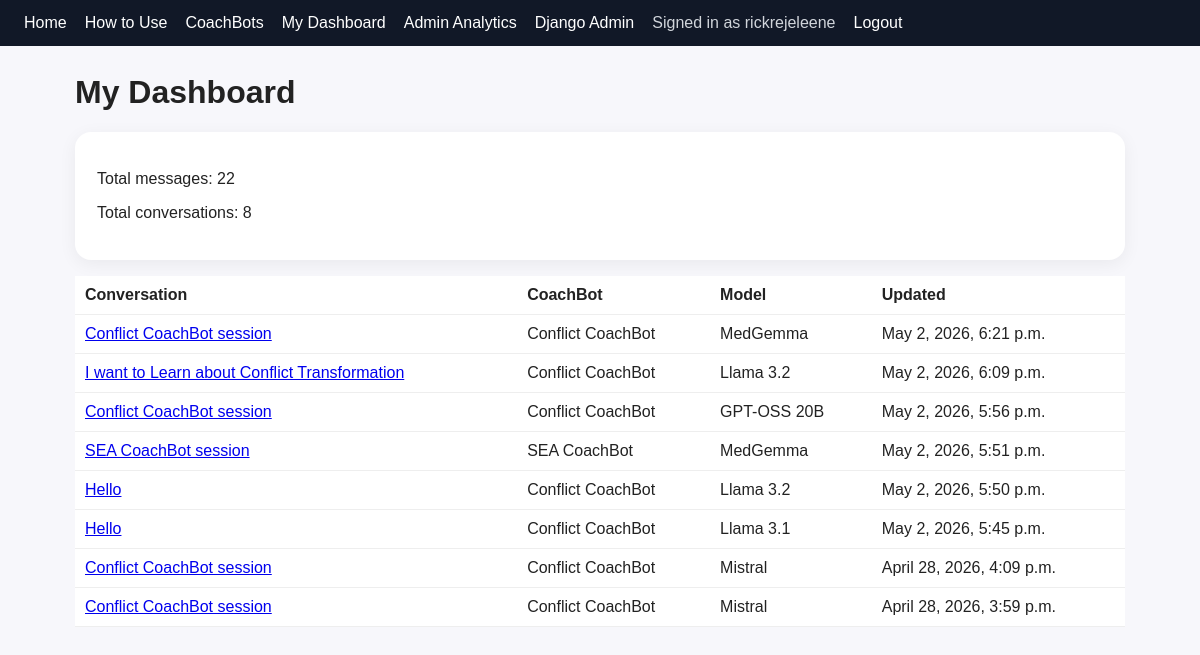
The page /chat/dashboard/ (signed in) on the database its author committed.
### conversations/models.py (models this page shows, shortened)
class Conversation(models.Model):
    user = models.ForeignKey(
        settings.AUTH_USER_MODEL,
        on_delete=models.CASCADE,
        null=True,
        blank=True,
    )
    guest_name = models.CharField(max_length=150, blank=True)
    chatbot = models.ForeignKey(Chatbot, on_delete=models.PROTECT)
    model = models.ForeignKey(
        OllamaModel,
        on_delete=models.PROTECT,
        null=True,
        blank=True,
    )
    title = models.CharField(max_length=200, default="New conversation")
    created_at = models.DateTimeField(auto_now_add=True)
    updated_at = models.DateTimeField(auto_now=True)
    class Meta:
        ordering = ["-updated_at"]

### bots/models.py (models this page shows, shortened)
class Chatbot(models.Model):
    name = models.CharField(max_length=120, unique=True)
    framework = models.CharField(max_length=80)
    description = models.TextField()
    system_prompt = models.TextField()
    is_active = models.BooleanField(default=True)

class OllamaModel(models.Model):
    name = models.CharField(max_length=100, unique=True)
    display_name = models.CharField(max_length=120)
    description = models.TextField(blank=True)
    is_active = models.BooleanField(default=True)

### conversations/views.py (the view)
# urls.py: path('dashboard/', views.my_dashboard, name='my_dashboard'),
@login_required
def my_dashboard(request):
    conversations = Conversation.objects.filter(
        user=request.user
    ).select_related("chatbot", "model")
    total_messages = Message.objects.filter(
        conversation__user=request.user
    ).count()
    return render(request, "conversations/dashboard.html", {
        "conversations": conversations,
        "total_messages": total_messages,
    })

### templates/conversations/dashboard.html
{% extends 'base.html' %}{% block content %}
<h1>My Dashboard</h1><div class="card"><p>Total messages: {{ total_messages }}</p><p>Total conversations: {{ conversations|length }}</p></div>
<table><tr><th>Conversation</th><th>CoachBot</th><th>Model</th><th>Updated</th></tr>{% for c in conversations %}<tr><td><a href="/chat/{{ c.id }}/">{{ c.title }}</a></td><td>{{ c.chatbot.name }}</td><td>{{ c.model.display_name }}</td><td>{{ c.updated_at }}</td></tr>{% endfor %}</table>
{% endblock %}

### templates/base.html (shortened to what this page needs)
<!doctype html>
<html lang="en">
<head>
</head>
<body>
  <nav>
    <a href="/">Home</a>
    <a href="/how-to-use/">How to Use</a>
    <a href="/bots/">CoachBots</a>
    {% if user.is_authenticated %}
      <a href="/chat/dashboard/">My Dashboard</a>
    {% endif %}
    {% if user.is_staff %}
      <a href="/analytics/admin-dashboard/">Admin Analytics</a>
      <a href="/admin/">Django Admin</a>
    {% endif %}
    {% if user.is_authenticated %}
      <span>Signed in as {{ user.username }}</span>
      <form method="post" action="{% url 'logout' %}" class="logout-form">
        <button type="submit" class="logout-button">Logout</button>
      </form>
    {% endif %}
  </nav>
  <div class="container">
    {% block content %}{% endblock %}
  </div>
</body>
</html>

### templates/base.html (style rules this page uses)
body { font-family: Arial, sans-serif; margin: 0; background: #f7f7fb; color: #222; }
nav { background: #111827; color: white; padding: 14px 24px; display: flex; align-items: center; gap: 18px; flex-wrap: wrap; }
nav a { color: white; text-decoration: none; }
nav span { color: #d1d5db; }
.logout-form { display: inline; margin: 0; }
.logout-button { background: none; border: none; color: white; padding: 0; font: inherit; cursor: pointer; text-decoration: none; }
.container { max-width: 1050px; margin: 28px auto; padding: 0 18px; }
.card { background: white; border-radius: 16px; padding: 22px; margin: 16px 0; box-shadow: 0 4px 18px rgba(0,0,0,.06); }
button, .btn { background: #2563eb; color: white; border: 0; border-radius: 10px; padding: 10px 14px; text-decoration: none; cursor: pointer; }
table { width: 100%; border-collapse: collapse; background: white; }
td, th { padding: 10px; border-bottom: 1px solid #eee; text-align: left; }

### rows shown on the page
Conversation: title "Conflict CoachBot session", chatbot.name "Conflict CoachBot", model.display_name "MedGemma", updated_at "May 2, 2026, 6:21 p.m."
Conversation: title "I want to Learn about Conflict Transformation", chatbot.name "Conflict CoachBot", model.display_name "Llama 3.2", updated_at "May 2, 2026, 6:09 p.m."
Conversation: title "Conflict CoachBot session", chatbot.name "Conflict CoachBot", model.display_name "GPT-OSS 20B", updated_at "May 2, 2026, 5:56 p.m."
Conversation: title "SEA CoachBot session", chatbot.name "SEA CoachBot", model.display_name "MedGemma", updated_at "May 2, 2026, 5:51 p.m."
Conversation: title "Hello", chatbot.name "Conflict CoachBot", model.display_name "Llama 3.2", updated_at "May 2, 2026, 5:50 p.m."
Conversation: title "Hello", chatbot.name "Conflict CoachBot", model.display_name "Llama 3.1", updated_at "May 2, 2026, 5:45 p.m."
Conversation: title "Conflict CoachBot session", chatbot.name "Conflict CoachBot", model.display_name "Mistral", updated_at "April 28, 2026, 4:09 p.m."
Conversation: title "Conflict CoachBot session", chatbot.name "Conflict CoachBot", model.display_name "Mistral", updated_at "April 28, 2026, 3:59 p.m."

### other values the page prints
{{ user.username }} "rickrejeleene"
{{ total_messages }} "22"
{{ conversations|length }} "8"
